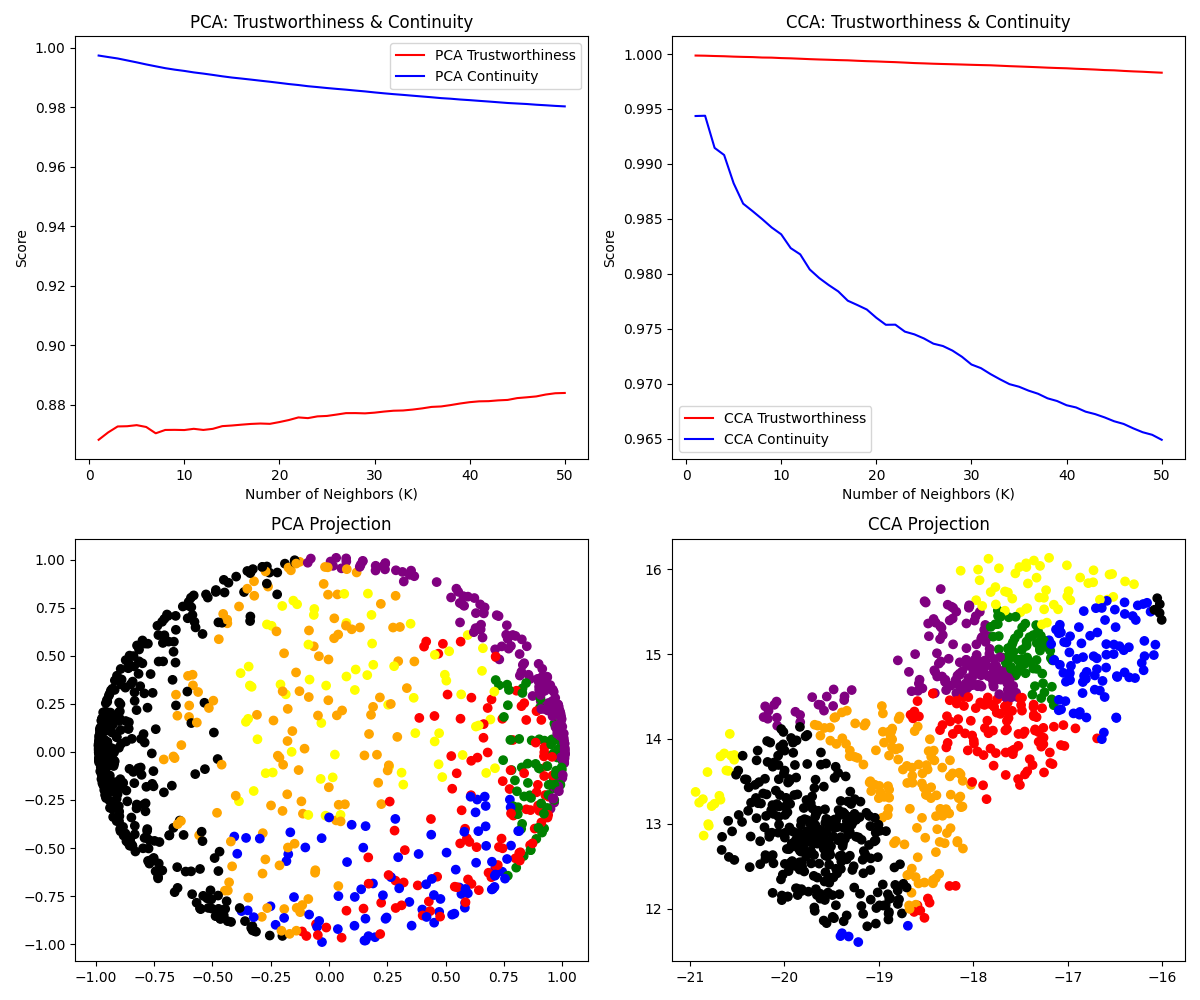

The script that saved this image:
from sklearn.manifold import trustworthiness
import numpy as np
import matplotlib.pyplot as plt
from sklearn.manifold import MDS
from mpl_toolkits.mplot3d import Axes3D

"""CCA.ipynb

Automatically generated by Colaboratory.

Original file is located at
    https://colab.research.google.com/drive/1N4uWYdOiUqBzi-uTQx_Xraz_2N7OkAN4
"""

import numpy as np
import pandas as pd
import matplotlib.pyplot as plt
import seaborn as sns


from scipy.spatial.distance import cdist
from sklearn.metrics import pairwise_distances as pdist
from sklearn.decomposition import PCA


class CCA:
    def __init__(self, p, lmbd, alpha):
        """
        Creates the CCA object.

        Parameters
        ----------
        p : int
            The new dimension.
        lmbd : float
            Distance limit to update points. It decreases over time : lambda(t) = lambda/(t+1).
        alpha : float
            Learning rate. It decreases over time : alpha(t) = alpha/(t+1)
        """
        self.p = p
        self.lmbd = lmbd
        self.alpha = alpha

    def _stress(self, dist_y, dist_x, lmbda):
        """
        Calculates the stress function given the distances in original space (dist_y)
        and the distances in reduced space (dist_x).

        Parameters
        ----------
        dist_y : numpy.array
            Array with distances in original space.
        dist_x : numpy.array
            Array with distances in reduced space.
        lmbda : float
            Distance limit to update points.
        """
        stress = np.mean((dist_y - dist_x)**2 * (lmbda > dist_x).astype(int))
        return stress

    def run(self, data_y, q_max=10, show=False, tol=1e-4):
        """
        Method to reduce dimension. Every iteration run all points. The new data
        is stored in attribute 'data_x'.

        Parameters
        ----------
        data_y : numpy.array
            Array with the original data.
        q_max : int (default = 10)
            Number of iterations. Each iteration run all points in 'data_y'.
        show : boolean (default = False)
            If True, shows the stress curve along time.
        tol : float (default = 1e-4)
            Tolerance for the stopping criteria.

        Returns
        -------
        data_x : numpy.array
            New data representation.
        """
        self.data_y = data_y
        n = len(data_y)
        triu = np.triu_indices(n, 1)
        dist_y = pdist(data_y)
        data_x = PCA(self.p).fit_transform(data_y)
        stress = np.zeros(q_max)
        print("Progress: 0.0%", end='\r')
        for q in range(q_max):
            alpha = max(0.001, self.alpha/(1+q))
            lmbda = max(0.1, self.lmbd/(1+q))
            for i in range(n):
                dist_x = cdist(data_x[i].reshape(1, -1), data_x)
                dy = np.delete(dist_y[i], i, 0)
                dx = np.delete(dist_x, i, 1)
                delta_x = (alpha*(lmbda > dx)*(dy - dx)/dx).reshape((-1, 1)
                                                                    )*(data_x[i] - np.delete(data_x, i, 0))
                delta_x = np.insert(delta_x, i, 0, axis=0)
                data_x -= delta_x
            dist_x = pdist(data_x)
            stress[q] = self._stress(dist_y[triu], dist_x[triu], lmbda)
            if stress[q] < tol:
                print("Progress: 100.00%")
                print(f"Tol achieved in iteration {q}")
                break
            print(f"Progress: {round((q+1)*100/q_max, 2)}%  ", end='\r')
        if show:
            plt.plot(np.arange(q_max), stress, marker='.', c='black')
            plt.xlabel("Iteration")
            plt.ylabel("Stress")
            plt.show()
        print()
        self.data_x = data_x
        return data_x

    def plotYX(self):
        """
        Creates the dy dx Representation with the original and the reduced data.
        """
        reduced_data = self.data_x
        original_data = self.data_y
        dy = []
        dx = []

        for i in range(reduced_data.shape[0]):
            y1 = reduced_data[i, :]
            x1 = original_data[i, :]
            for j in range(i+1, reduced_data.shape[0]):
                y2 = reduced_data[j, :]
                x2 = original_data[j, :]
                dy.append(np.linalg.norm(y2-y1))
                dx.append(np.linalg.norm(x2-x1))
        plt.scatter(dy, dx, c='black', s=1)
        lims = [
            np.min([plt.xlim(), plt.ylim()]),  # min of both axes
            np.max([plt.xlim(), plt.ylim()]),  # max of both axes
        ]
        plt.plot(lims, lims, 'k-', alpha=0.75, zorder=0)
        plt.xlim(lims)
        plt.ylim(lims)
        plt.ylabel("Distance between points in original space")
        plt.xlabel("Distance between points in reduced space")
        plt.show()


# Generate random points on a 3D sphere
def generate_spherical_data(n_points=100, radius=1):
    phi = np.random.uniform(0, np.pi, n_points)
    theta = np.random.uniform(0, 2 * np.pi, n_points)
    x = radius * np.sin(phi) * np.cos(theta)
    y = radius * np.sin(phi) * np.sin(theta)
    z = radius * np.cos(phi)

    # select 7 random seeds for the colors
    seeds = np.random.choice(n_points, 7, replace=False)
    colors = np.zeros(n_points)
    for i in range(len(seeds)):
        colors[seeds[i]] = seeds[i]

    for point in range(n_points):
        if point not in seeds:
            distances_to_seeds = []
            for seed in seeds:
                distances_to_seeds.append(
                    np.linalg.norm([x[point] - x[seed], y[point] - y[seed], z[point] - z[seed]]))
            closest_seed = seeds[np.argmin(distances_to_seeds)]
            colors[point] = closest_seed
    # save to a file
    np.savetxt('spherical_data.csv', np.vstack((x, y, z)).T, delimiter=',')
    return np.vstack((x, y, z)).T, colors


# Generate the 3D spherical data
n_points = 1000
sphere_data, colors = generate_spherical_data(n_points=n_points)

# Perform PCA projection
pca = PCA(n_components=2)
PCA_X_transformed = pca.fit_transform(sphere_data)

# Perform CCA projection
cca = CCA(2, 10, 2)
CCA_X_transformed = cca.run(sphere_data, q_max=10)

# Function to compute trustworthiness and continuity over a range of K


def compute_metrics(data_3d, data_2d, max_neighbors=50):
    trust_scores = []
    continuity_scores = []
    for k in range(1, max_neighbors+1):
        trust = trustworthiness(data_3d, data_2d, n_neighbors=k)
        continuity = trustworthiness(data_2d, data_3d, n_neighbors=k)
        trust_scores.append(trust)
        continuity_scores.append(continuity)
    return trust_scores, continuity_scores


# Compute trustworthiness and continuity for PCA
pca_trust, pca_continuity = compute_metrics(sphere_data, PCA_X_transformed)

# Compute trustworthiness and continuity for CCA
cca_trust, cca_continuity = compute_metrics(sphere_data, CCA_X_transformed)

# Plot the trustworthiness and continuity evolution for PCA and CCA
fig, axs = plt.subplots(2, 2, figsize=(12, 10))

# Plot for PCA: Trustworthiness and Continuity
axs[0, 0].plot(range(1, 51), pca_trust,
               label='PCA Trustworthiness', color='red')
axs[0, 0].plot(range(1, 51), pca_continuity,
               label='PCA Continuity', color='blue')
axs[0, 0].set_xlabel('Number of Neighbors (K)')
axs[0, 0].set_ylabel('Score')
axs[0, 0].set_title('PCA: Trustworthiness & Continuity')
axs[0, 0].legend()

# Plot for CCA: Trustworthiness and Continuity
axs[0, 1].plot(range(1, 51), cca_trust,
               label='CCA Trustworthiness', color='red')
axs[0, 1].plot(range(1, 51), cca_continuity,
               label='CCA Continuity', color='blue')
axs[0, 1].set_xlabel('Number of Neighbors (K)')
axs[0, 1].set_ylabel('Score')
axs[0, 1].set_title('CCA: Trustworthiness & Continuity')
axs[0, 1].legend()

# PCA 2D projection
colors_values = np.unique(colors)
colors_maps = ["red", "blue", "green", "yellow", "purple", "orange", "black"]
colors_output = [colors_maps[colors_values.tolist().index(c)] for c in colors]

axs[1, 0].scatter(PCA_X_transformed[:, 0], PCA_X_transformed[:, 1],
                  c=colors_output, cmap='rainbow', label='PCA')
axs[1, 0].set_title('PCA Projection')

# CCA 2D projection
axs[1, 1].scatter(CCA_X_transformed[:, 0], CCA_X_transformed[:, 1],
                  c=colors_output, cmap='rainbow', label='CCA')
axs[1, 1].set_title('CCA Projection')

plt.tight_layout()
# save the plot
plt.savefig('trustworthiness.png')
plt.show()
